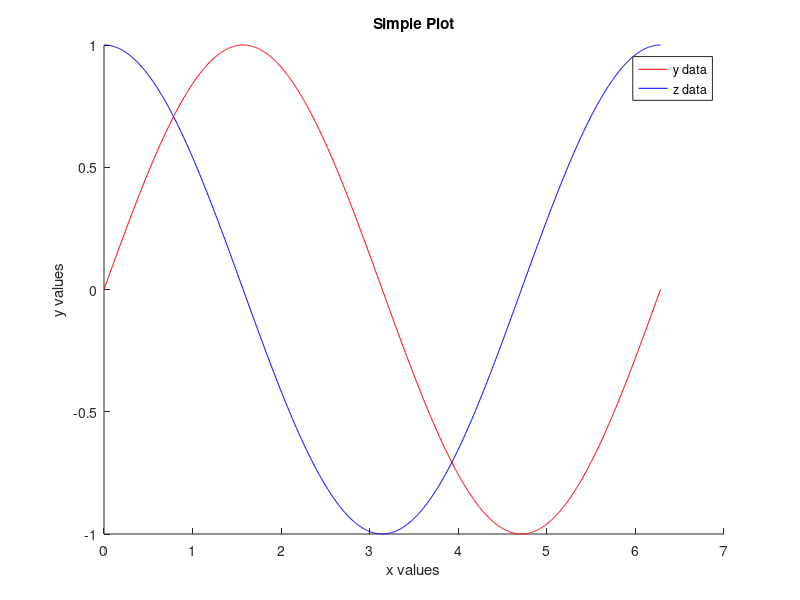

This chart was generated by the following MATLAB code:
%%

%imread('C:\Users\furka\Desktop\renklilense-dair-.jpg');
%img = imread('C:\Users\furka\Desktop\renklilense-dair-.jpg');
%x = double(img);
%imR = x(:,:,1);
%imG = x(:,:,2);
%imB = x(:,:,3);
%imshow(uint8(imB));

%%

%x=[12;12;12];


%%

x = linspace(0,2*pi,1000);
y = sin(x);
z = cos(x);
t = tan(x);
hold on;

plot(x,y,'r');
plot(x,z,'b');

xlabel 'x values';
ylabel 'y values';

title 'Simple Plot';
legend('y data','z data');

hold off;





%%






